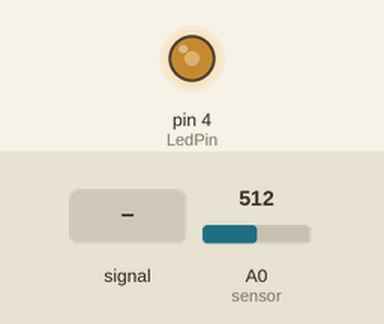
Simulated run of this sketch. Board: Arduino Uno, built with avr-gcc and run on an emulated ATmega328P. On the bench: output pins drawn as LEDs (lit = HIGH). Inputs (shaded band) come from the test bench; at power-on: A0 (sensor) = 512. What the sketch prints to the serial monitor is not drawn.

Above: at 1.2 s.
1.3 s: A0 (sensor) set to 80
2.8 s: A0 (sensor) set to 67
At 3.9 s:
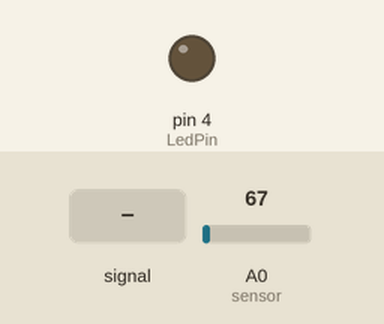
4.3 s: A0 (sensor) set to 122
At 5.1 s:
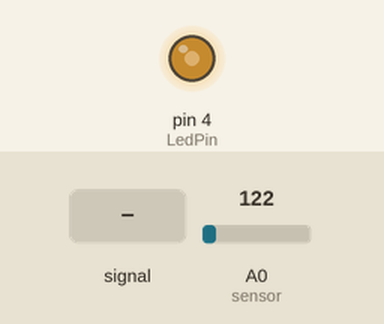
5.8 s: A0 (sensor) fed a 200 Hz sine of ±81 counts around its level
At 6.9 s:
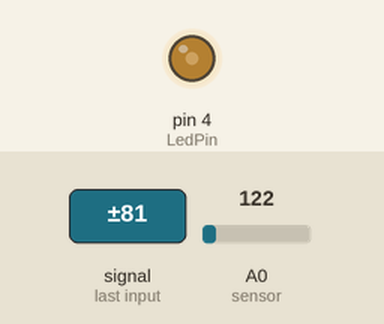
7.3 s: A0 (sensor) set to 25
At 8.5 s:
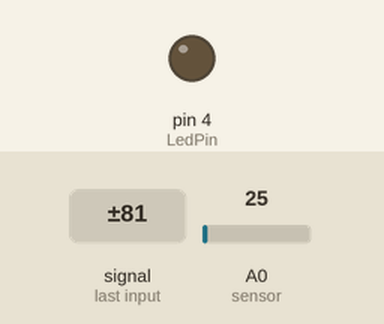
8.8 s: A0 (sensor) set to 306
At 9.7 s:
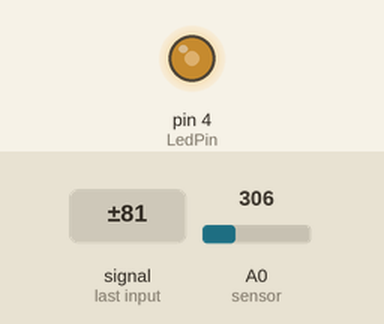
Timing chart, 0 to 11.3 s (numbered marks = the images above; inputs shaded):
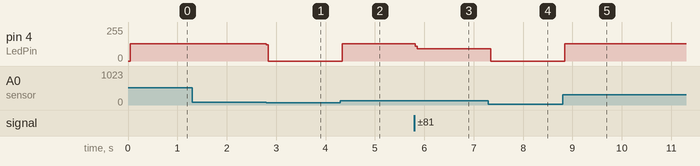

Measured:
- the behaviour switches between 74 and 73 on A0 (sensor) (found by bisection; images 0 and 1)
- after the input at 1.3 s, every drawn part: stays the same
- after the input at 2.8 s, pin 4 (LedPin): 128/255 → 0/255 at once
- after the input at 4.3 s, pin 4 (LedPin): 0/255 → 128/255 at once
- after the input at 5.8 s, pin 4 (LedPin): 128/255 → 92/255 at once
- after the input at 7.3 s, pin 4 (LedPin): 92/255 → 0/255 at once
- after the input at 8.8 s, pin 4 (LedPin): 0/255 → 128/255 at once

The sketch:

air_quality_tester.ino
```cpp
#include <EtherCard.h>

#define STATIC 0  // set to 1 to disable DHCP (adjust myip/gwip values below)
#if STATIC
// ethernet interface ip address
static byte myip[] = { 192,168,0,200 };
// gateway ip address
static byte gwip[] = { 192,168,0,1 };
#endif

// ethernet mac address - must be unique on your network
static byte mymac[] = { 0x74,0x69,0x69,0x2D,0x30,0x31 };

byte Ethernet::buffer[500]; // tcp/ip send and receive buffer
BufferFiller bfill;

// Remember current air quality
int AirQuality = 0;

// Command
#define NUMBER_OF_COMMAND 5
int CmdBuffer[NUMBER_OF_COMMAND] = {0,0,0,0,0};

// Control LED for test
int LedPin = 4;
boolean LedStatus = false;


void setup(){
  pinMode(LedPin, OUTPUT);

  Serial.begin(9600);
  Serial.println("Start arduino air quality server");

  if (ether.begin(sizeof Ethernet::buffer, mymac) == 0)
    Serial.println( "Failed to access Ethernet controller");
#if STATIC
  ether.staticSetup(myip, gwip);
#else
  if (!ether.dhcpSetup())
    Serial.println("DHCP failed");
#endif

  ether.printIp("IP:  ", ether.myip);
  ether.printIp("GW:  ", ether.gwip);
  ether.printIp("DNS: ", ether.dnsip);
}


const char http_OK[] PROGMEM =
"HTTP/1.0 200 OK\r\n"
"Content-Type: text/html\r\n"
"Pragma: no-cache\r\n\r\n";

const char http_Found[] PROGMEM =
"HTTP/1.0 302 Found\r\n"
"Location: /\r\n\r\n";

const char http_Unauthorized[] PROGMEM =
"HTTP/1.0 401 Unauthorized\r\n"
"Content-Type: text/html\r\n\r\n"
"<h1>401 Unauthorized</h1>";

void homePage(){
  // Write your home page HTML code here.
  //$F represents p string, $D represents word or byte, $S represents string.
  bfill.emit_p(PSTR("$F"
    "<meta http-equiv='refresh' content='10'/>"
    "<title>Ethercard LED</title>"
    "Current Air Quality = $D</a><br/><br/>"
    "Command $D = <a href=\"?cmd=$D$D\">$S</a><br/>"
    "Command $D = <a href=\"?cmd=$D$D\">$S</a><br/>"
    "Command $D = <a href=\"?cmd=$D$D\">$S</a><br/>"
    "Command $D = <a href=\"?cmd=$D$D\">$S</a><br/>"
    "Command $D = <a href=\"?cmd=$D$D\">$S</a><br/>"),
  http_OK,     // HTTP header string
  AirQuality,  // Air quality value from sensor
  (word)1,  1,  (CmdBuffer[0]==0)?1:0,  (CmdBuffer[0]==1)?"ON":"OFF",    // Command 1
  (word)2,  2,  (CmdBuffer[1]==0)?1:0,  (CmdBuffer[1]==1)?"ON":"OFF",
  (word)3,  3,  (CmdBuffer[2]==0)?1:0,  (CmdBuffer[2]==1)?"ON":"OFF",
  (word)4,  4,  (CmdBuffer[3]==0)?1:0,  (CmdBuffer[3]==1)?"ON":"OFF",
  (word)5,  5,  (CmdBuffer[4]==0)?1:0,  (CmdBuffer[4]==1)?"ON":"OFF");
}

void loop(){
  // Check air quality
  boolean turnOnLed = false;
  int sensorValue = analogRead(A0);  // read data from sensor
  AirQuality = (int)((float)sensorValue/1024*500);

  if(AirQuality > 35)
    turnOnLed = true;

  // DHCP expiration is a bit brutal, because all other ethernet activity and
  // incoming packets will be ignored until a new lease has been acquired
  //  if (!STATIC /*&& !ether.dhcpLease()*/) {
  //    Serial.println("Acquiring DHCP lease again");
  //    ether.dhcpSetup();
  //  }

  // wait for an incoming TCP packet, but ignore its contents
  word len = ether.packetReceive();
  word pos = ether.packetLoop(len);
  if (pos) {
    delay(1);   // necessary for older arduino
    bfill = ether.tcpOffset();
    char *data = (char *) Ethernet::buffer + pos;

    if (strncmp("GET /", data, 5) != 0) {
      // Unsupported HTTP request
      // 304 or 501 response would be more appropriate
      bfill.emit_p(http_Unauthorized);
    } else {
        data += 5;
        if (data[0] == ' ') {    //Check if the home page, i.e. no URL
          homePage();
        } else if (!strncmp("?cmd=",data,5)){   //Check if a url which changes the command has been recieved
          data += 5;
          char tempCmd[3] = {0};
          strncpy(tempCmd, data, 2);
          tempCmd[2] = 0x00;

          if(tempCmd[0] == '1') {
            if(tempCmd[1] == '0')
              CmdBuffer[0] = 0;
            else
              CmdBuffer[0] = 1;
          } else if(tempCmd[0] == '2') {
            if(tempCmd[1] == '0')
              CmdBuffer[1] = 0;
            else
              CmdBuffer[1] = 1;
          } else if(tempCmd[0] == '3') {
            if(tempCmd[1] == '0')
              CmdBuffer[2] = 0;
            else
              CmdBuffer[2] = 1;
          } else if(tempCmd[0] == '4') {
            if(tempCmd[1] == '0')
              CmdBuffer[3] = 0;
            else
              CmdBuffer[3] = 1;
          } else if(tempCmd[0] == '5') {
            if(tempCmd[1] == '0')
              CmdBuffer[4] = 0;
            else
              CmdBuffer[4] = 1;
          }

          Serial.print("Received command = ");
          Serial.println(tempCmd);

          bfill.emit_p(http_Found);
        } else {    // Otherwise, page isn't found
          // Page not found
          bfill.emit_p(http_Unauthorized);
        }
      }
      ether.httpServerReply(bfill.position());    // send http response
  }  // End of if(pos)

  // Do what you want
  if( (turnOnLed || CmdBuffer[0] != 0)
      && LedStatus != true) {
    // turn on LED
    digitalWrite(LedPin, HIGH);
    LedStatus = true;
  } else if(LedStatus != false) {
    // turn on LED
    digitalWrite(LedPin, LOW);
    LedStatus = false;
  }

}
```
